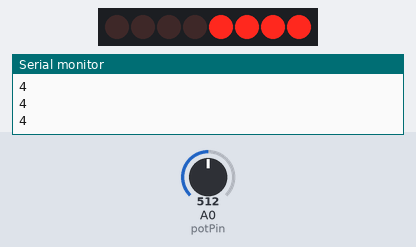
Bench run of a sketch on a simulated Arduino Leonardo, built with avr-gcc and run on an emulated ATmega32U4. On the bench: 8 shift-register outputs drawn as a row of LEDs (first output left, lit = HIGH), the last lines printed to the serial monitor. Wiring (inferred from the names in the program): shift register (74HC595): data pin 4; shift clock pin 6; latch pin 5. Wiring (inferred from the signals the program sends): row of LEDs: on Q0, Q1, Q2, Q3, Q4, Q5, Q6, Q7. The test bench sets the inputs (shaded band); at power-on: A0 (potPin) = 512.

Above: at 1.3 s.
1.4 s: A0 (potPin) set to 716
At 2.6 s:
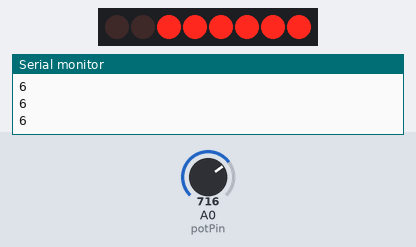
3.0 s: A0 (potPin) set to 900
At 3.7 s:
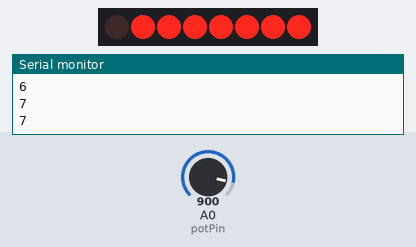
4.5 s: A0 (potPin) set to 1023
At 4.9 s:
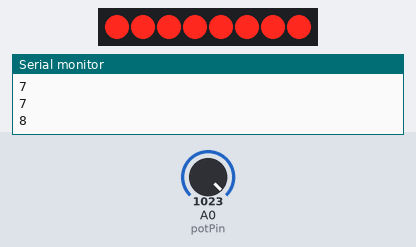
6.0 s: A0 (potPin) set to 306
At 7.2 s:
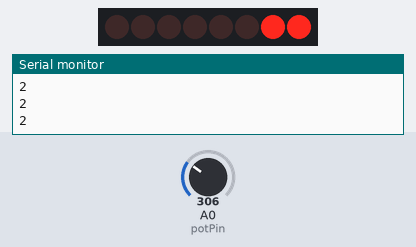
7.5 s: A0 (potPin) set to 122
At 8.5 s:
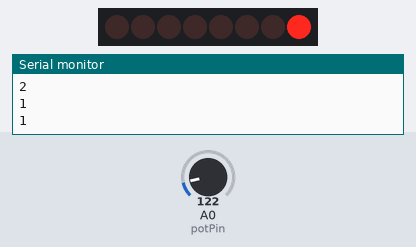
9.0 s: A0 (potPin) set to 0
At 9.7 s:
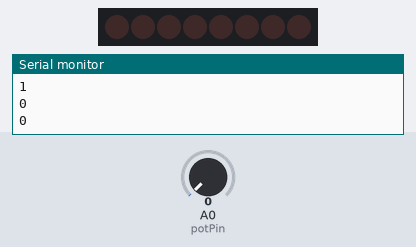
Timing chart, 0 to 11.5 s (numbered marks = the images above; inputs shaded):
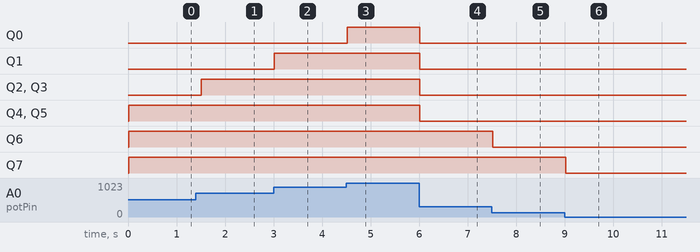

Measured:
- after the input at 1.4 s, Q2, Q3: LOW → HIGH after 0.11 s
- after the input at 3.0 s, Q1: LOW → HIGH at once
- after the input at 4.5 s, Q0: LOW → HIGH at once
- after the input at 6.0 s, Q0–5: HIGH → LOW at once
- after the input at 7.5 s, Q6: HIGH → LOW at once
- after the input at 9.0 s, Q7: HIGH → LOW at once

The sketch:

pot_74hc959.ino
```cpp
int potPin = 0;
int latchPin = 5;
int clockPin = 6;
int dataPin = 4;

int leds = 0;

void setup()
{
    pinMode(latchPin, OUTPUT);
    pinMode(clockPin, OUTPUT);
    pinMode(dataPin, OUTPUT);
    Serial.begin(115200);
    while (!Serial)
        ; // Wait untilSerial is ready - Leonardo
    Serial.println("Serial communication setup!");
}

void loop()
{
    int reading = analogRead(potPin);
    int numLEDSLit = reading / 114; //1023 / 9
    leds = 0;
    for (int i = 0; i < numLEDSLit; i++)
    {
        bitSet(leds, i);
    }
    updateShiftRegister();
    Serial.println(numLEDSLit);
    delay(500);
}

void updateShiftRegister()
{
    digitalWrite(latchPin, LOW);
    shiftOut(dataPin, clockPin, LSBFIRST, leds);
    digitalWrite(latchPin, HIGH);
}
```
